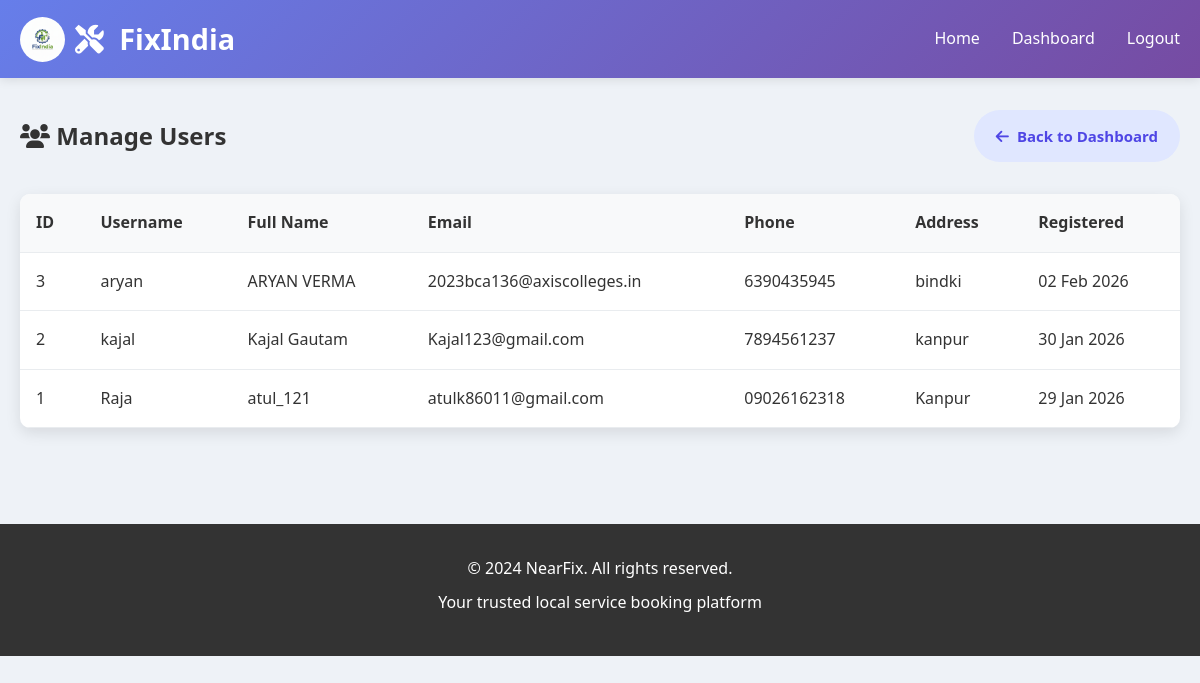
Screenshot of /admin/users (signed in) with the database file from the repository.
### tables this page shows
CREATE TABLE users (
                user_id INTEGER PRIMARY KEY AUTOINCREMENT,
                username TEXT UNIQUE NOT NULL,
                email TEXT UNIQUE NOT NULL,
                password TEXT NOT NULL,
                full_name TEXT NOT NULL,
                phone TEXT,
                address TEXT,
                created_at TIMESTAMP DEFAULT CURRENT_TIMESTAMP
            );

### app.py (the view)
    def decorated_function(*args, **kwargs):
        if 'admin_id' not in session:
            flash('Admin access required!', 'error')
            return redirect(url_for('admin_login'))
        return f(*args, **kwargs)

### app.py (called while the page is built)
def get_db_connection():
    conn = sqlite3.connect(DATABASE)
    conn.row_factory = sqlite3.Row
    return conn

@app.template_filter('date')
def format_date(value, fmt='%Y-%m-%d'):
    if isinstance(value, str):
        try:
            value = datetime.strptime(value, '%Y-%m-%d %H:%M:%S')
        except ValueError:
            return value
    return value.strftime(fmt)

def admin_required(f):
    def decorated_function(*args, **kwargs):
        if 'admin_id' not in session:
            flash('Admin access required!', 'error')
            return redirect(url_for('admin_login'))
        return f(*args, **kwargs)
    decorated_function.__name__ = f.__name__
    return decorated_function

@app.route('/admin/users')
@admin_required
def admin_users():
    conn = get_db_connection()
    users = conn.execute('SELECT * FROM users ORDER BY created_at DESC').fetchall()
    conn.close()
    return render_template('admin_users.html', users=users)

### templates/admin_users.html (shortened to what this page needs)
{% extends "base.html" %}
{% block content %}
<section class="admin-section">
    <div class="container">
        <div class="section-header">
            <h2><i class="fas fa-users"></i> Manage Users</h2>
            <a href="{{ url_for('admin_dashboard') }}" class="btn btn-secondary">
                <i class="fas fa-arrow-left"></i> Back to Dashboard
            </a>
        </div>
        <div class="users-table">
            {% if users %}
                <table>
                    <thead>
                        <tr>
                            <th>ID</th>
                            <th>Username</th>
                            <th>Full Name</th>
                            <th>Email</th>
                            <th>Phone</th>
                            <th>Address</th>
                            <th>Registered</th>
                        </tr>
                    </thead>
                    <tbody>
                        {% for user in users %}
                            <tr>
                                <td>{{ user.user_id }}</td>
                                <td>{{ user.username }}</td>
                                <td>{{ user.full_name }}</td>
                                <td>{{ user.email }}</td>
                                <td>{{ user.phone or 'N/A' }}</td>
                                <td>{{ user.address or 'N/A' }}</td>
                                <td>{{ user.created_at | date('%d %b %Y') }}</td>
                            </tr>
                        {% endfor %}
                    </tbody>
                </table>
            {% else %}
                <div class="no-data">
                    <i class="fas fa-users"></i>
                    <p>No users registered yet.</p>
                </div>
            {% endif %}
        </div>
    </div>
</section>
{% endblock %}

### static/css/style.css (style rules this page uses)
* { margin: 0; padding: 0; box-sizing: border-box; }
body { font-family: 'Segoe UI', Tahoma, Geneva, Verdana, sans-serif; line-height: 1.6; color: #333; background-color: #f8f9fa; }
.container { max-width: 1200px; margin: 0 auto; padding: 0 20px; }
.btn { display: inline-block; padding: 12px 24px; border: none; border-radius: 5px; cursor: pointer; text-decoration: none; font-weight: 500; transition: all 0.3s; text-align: center; }
.btn-secondary { background: #6c757d; color: white; }
.requests-table, .users-table, .helpers-table, .services-table { background: white; border-radius: 10px; overflow: hidden; box-shadow: 0 5px 15px rgba(0,0,0,0.1); }
.requests-table table, .users-table table, .helpers-table table, .services-table table { width: 100%; border-collapse: collapse; }
.requests-table th, .requests-table td, .users-table th, .users-table td, .helpers-table th, .helpers-table td, .services-table th, .services-table td { padding: 1rem; text-align: left; border-bottom: 1px solid #e9ecef; }
.requests-table th, .users-table th, .helpers-table th, .services-table th { background: #f8f9fa; font-weight: 600; color: #333; }
.admin-section { padding: 2rem 0; }
.section-header { display: flex; justify-content: space-between; align-items: center; margin-bottom: 2rem; }
.section-header h2 { color: #333; }

### static/css/dashboard.css (style rules this page uses)
:root { --primary:#4f46e5; --primary-dark:#4338ca; --secondary:#64748b; --bg:#f1f5f9; --card:#ffffff; --border:#e5e7eb; --text:#1f2937; --muted:#6b7280; --success:#22c55e; --warning:#f59e0b; --danger:#ef4444; }
.container { max-width:1200px; margin:auto; }
.btn { padding:14px 22px; border-radius:999px; border:none; cursor:pointer; font-size:15px; font-weight:600; display:inline-flex; align-items:center; gap:8px; transition:0.3s; }
.btn-secondary { background:#e0e7ff; color:var(--primary); }

### static/css/user.css (style rules this page uses)
html, body { margin: 0; padding: 0; font-family: 'Segoe UI', Tahoma, Geneva, Verdana, sans-serif; background: #eef2f7; overflow-y: auto; }

### rows the page displays
users: user_id "3", username "aryan", full_name "ARYAN VERMA", email "2023bca136@axiscolleges.in", phone "6390435945", address "bindki"
users: user_id "2", username "kajal", full_name "Kajal Gautam", email "Kajal123@gmail.com", phone "7894561237", address "kanpur"
users: user_id "1", username "Raja", full_name "atul_121", email "atulk86011@gmail.com", phone "09026162318", address "Kanpur"
